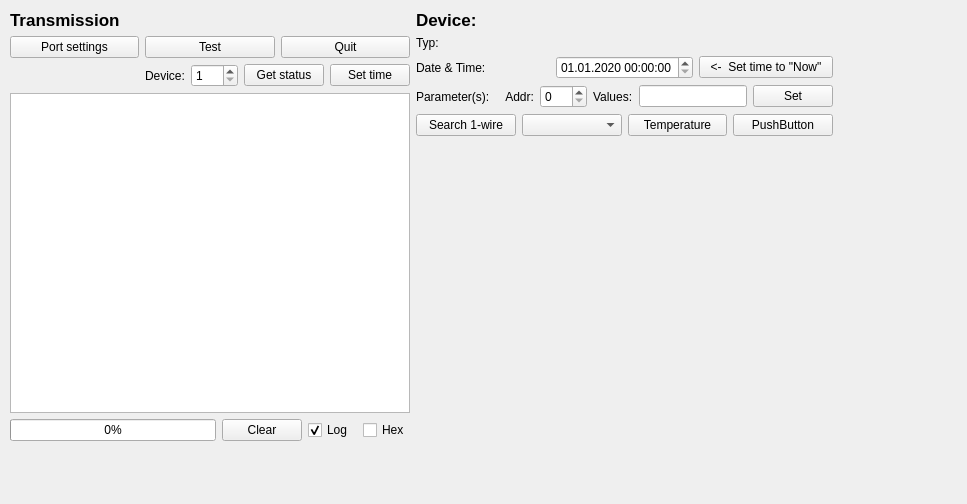
<?xml version="1.0" encoding="UTF-8"?>
<ui version="4.0">
 <class>cont_gui</class>
 <widget class="QWidget" name="cont_gui">
  <property name="geometry">
   <rect>
    <x>0</x>
    <y>0</y>
    <width>967</width>
    <height>504</height>
   </rect>
  </property>
  <property name="mouseTracking">
   <bool>true</bool>
  </property>
  <property name="windowTitle">
   <string>Form</string>
  </property>
  <widget class="QWidget" name="verticalLayoutWidget">
   <property name="geometry">
    <rect>
     <x>10</x>
     <y>10</y>
     <width>823</width>
     <height>431</height>
    </rect>
   </property>
   <layout class="QVBoxLayout" name="main_layout">
    <item>
     <layout class="QHBoxLayout" name="horizontalLayout">
      <item>
       <layout class="QVBoxLayout" name="verticalLayout_2">
        <item>
         <widget class="QLabel" name="label_5">
          <property name="font">
           <font>
            <pointsize>13</pointsize>
            <bold>true</bold>
           </font>
          </property>
          <property name="text">
           <string>Transmission</string>
          </property>
         </widget>
        </item>
        <item>
         <layout class="QHBoxLayout" name="horizontalLayout_5">
          <item>
           <widget class="QPushButton" name="port_settings_bt">
            <property name="text">
             <string>Port settings</string>
            </property>
           </widget>
          </item>
          <item>
           <widget class="QPushButton" name="test_bt">
            <property name="text">
             <string>Test</string>
            </property>
           </widget>
          </item>
          <item>
           <widget class="QPushButton" name="quit_bt">
            <property name="text">
             <string>Quit</string>
            </property>
           </widget>
          </item>
         </layout>
        </item>
        <item>
         <layout class="QHBoxLayout" name="horizontalLayout_3">
          <item>
           <spacer name="horizontalSpacer">
            <property name="orientation">
             <enum>Qt::Horizontal</enum>
            </property>
            <property name="sizeHint" stdset="0">
             <size>
              <width>40</width>
              <height>20</height>
             </size>
            </property>
           </spacer>
          </item>
          <item>
           <widget class="QLabel" name="label">
            <property name="text">
             <string>Device:</string>
            </property>
           </widget>
          </item>
          <item>
           <widget class="QSpinBox" name="dev_sel_sb">
            <property name="minimum">
             <number>1</number>
            </property>
            <property name="maximum">
             <number>255</number>
            </property>
           </widget>
          </item>
          <item>
           <widget class="QPushButton" name="dev_get_info_bt">
            <property name="text">
             <string>Get status</string>
            </property>
           </widget>
          </item>
          <item>
           <widget class="QPushButton" name="dev_set_time_bt">
            <property name="text">
             <string>Set time</string>
            </property>
           </widget>
          </item>
         </layout>
        </item>
        <item>
         <widget class="QTextEdit" name="log_text">
          <property name="font">
           <font>
            <family>Monospace</family>
            <pointsize>10</pointsize>
           </font>
          </property>
         </widget>
        </item>
        <item>
         <layout class="QHBoxLayout" name="horizontalLayout_7">
          <item>
           <widget class="QProgressBar" name="prog_bar">
            <property name="value">
             <number>0</number>
            </property>
           </widget>
          </item>
          <item>
           <widget class="QPushButton" name="pushButton_6">
            <property name="text">
             <string>Clear</string>
            </property>
           </widget>
          </item>
          <item>
           <widget class="QCheckBox" name="log_cb">
            <property name="text">
             <string>Log </string>
            </property>
            <property name="checked">
             <bool>true</bool>
            </property>
           </widget>
          </item>
          <item>
           <widget class="QCheckBox" name="loghex_cb">
            <property name="text">
             <string>Hex</string>
            </property>
           </widget>
          </item>
         </layout>
        </item>
       </layout>
      </item>
      <item>
       <layout class="QVBoxLayout" name="verticalLayout_3">
        <item>
         <layout class="QHBoxLayout" name="horizontalLayout_2">
          <item>
           <layout class="QVBoxLayout" name="verticalLayout_4">
            <item>
             <widget class="QLabel" name="label_4">
              <property name="font">
               <font>
                <pointsize>13</pointsize>
                <bold>true</bold>
               </font>
              </property>
              <property name="text">
               <string>Device:</string>
              </property>
             </widget>
            </item>
            <item>
             <layout class="QHBoxLayout" name="horizontalLayout_9">
              <item>
               <widget class="QLabel" name="label_3">
                <property name="text">
                 <string>Typ:</string>
                </property>
               </widget>
              </item>
              <item>
               <widget class="QLabel" name="dev_type_l">
                <property name="text">
                 <string/>
                </property>
               </widget>
              </item>
             </layout>
            </item>
            <item>
             <layout class="QHBoxLayout" name="horizontalLayout_4">
              <item>
               <widget class="QLabel" name="label_2">
                <property name="text">
                 <string>Date &amp; Time:</string>
                </property>
               </widget>
              </item>
              <item>
               <widget class="QDateTimeEdit" name="dev_dt">
                <property name="date">
                 <date>
                  <year>2020</year>
                  <month>1</month>
                  <day>1</day>
                 </date>
                </property>
                <property name="maximumDateTime">
                 <datetime>
                  <hour>23</hour>
                  <minute>59</minute>
                  <second>59</second>
                  <year>2083</year>
                  <month>12</month>
                  <day>31</day>
                 </datetime>
                </property>
                <property name="minimumDateTime">
                 <datetime>
                  <hour>0</hour>
                  <minute>0</minute>
                  <second>0</second>
                  <year>2020</year>
                  <month>1</month>
                  <day>1</day>
                 </datetime>
                </property>
                <property name="currentSection">
                 <enum>QDateTimeEdit::DaySection</enum>
                </property>
                <property name="displayFormat">
                 <string>dd.MM.yyyy HH:mm:ss</string>
                </property>
               </widget>
              </item>
              <item>
               <widget class="QPushButton" name="dev_time_now_bt">
                <property name="text">
                 <string>&lt;-  Set time to &quot;Now&quot;</string>
                </property>
               </widget>
              </item>
             </layout>
            </item>
            <item>
             <layout class="QHBoxLayout" name="horizontalLayout_8">
              <item>
               <widget class="QLabel" name="label_6">
                <property name="text">
                 <string>Parameter(s):     Addr:</string>
                </property>
               </widget>
              </item>
              <item>
               <widget class="QSpinBox" name="dev_par_addr_sb">
                <property name="maximum">
                 <number>255</number>
                </property>
               </widget>
              </item>
              <item>
               <widget class="QLabel" name="label_7">
                <property name="text">
                 <string>Values:</string>
                </property>
               </widget>
              </item>
              <item>
               <widget class="QLineEdit" name="dev_par_vals_le">
                <property name="sizePolicy">
                 <sizepolicy hsizetype="Expanding" vsizetype="Fixed">
                  <horstretch>0</horstretch>
                  <verstretch>0</verstretch>
                 </sizepolicy>
                </property>
                <property name="inputMethodHints">
                 <set>Qt::ImhDialableCharactersOnly|Qt::ImhDigitsOnly</set>
                </property>
               </widget>
              </item>
              <item>
               <widget class="QPushButton" name="dev_par_set_bt">
                <property name="sizePolicy">
                 <sizepolicy hsizetype="Minimum" vsizetype="Fixed">
                  <horstretch>0</horstretch>
                  <verstretch>0</verstretch>
                 </sizepolicy>
                </property>
                <property name="text">
                 <string>Set</string>
                </property>
                <property name="autoDefault">
                 <bool>false</bool>
                </property>
               </widget>
              </item>
             </layout>
            </item>
            <item>
             <layout class="QHBoxLayout" name="horizontalLayout_6">
              <item>
               <widget class="QPushButton" name="dev_ow_search_bt">
                <property name="text">
                 <string>Search 1-wire</string>
                </property>
               </widget>
              </item>
              <item>
               <widget class="QComboBox" name="dev_ow_addrs_cb"/>
              </item>
              <item>
               <widget class="QPushButton" name="dev_ow_temperature_bt">
                <property name="text">
                 <string>Temperature</string>
                </property>
               </widget>
              </item>
              <item>
               <widget class="QPushButton" name="pushButton_2">
                <property name="text">
                 <string>PushButton</string>
                </property>
               </widget>
              </item>
             </layout>
            </item>
            <item>
             <spacer name="verticalSpacer">
              <property name="orientation">
               <enum>Qt::Vertical</enum>
              </property>
              <property name="sizeHint" stdset="0">
               <size>
                <width>20</width>
                <height>40</height>
               </size>
              </property>
             </spacer>
            </item>
            <item>
             <spacer name="horizontalSpacer_2">
              <property name="orientation">
               <enum>Qt::Horizontal</enum>
              </property>
              <property name="sizeHint" stdset="0">
               <size>
                <width>40</width>
                <height>20</height>
               </size>
              </property>
             </spacer>
            </item>
           </layout>
          </item>
         </layout>
        </item>
       </layout>
      </item>
     </layout>
    </item>
   </layout>
  </widget>
 </widget>
 <tabstops>
  <tabstop>port_settings_bt</tabstop>
  <tabstop>test_bt</tabstop>
  <tabstop>log_text</tabstop>
  <tabstop>pushButton_6</tabstop>
  <tabstop>log_cb</tabstop>
  <tabstop>loghex_cb</tabstop>
 </tabstops>
 <resources/>
 <connections>
  <connection>
   <sender>pushButton_6</sender>
   <signal>clicked()</signal>
   <receiver>log_text</receiver>
   <slot>clear()</slot>
   <hints>
    <hint type="sourcelabel">
     <x>269</x>
     <y>436</y>
    </hint>
    <hint type="destinationlabel">
     <x>386</x>
     <y>405</y>
    </hint>
   </hints>
  </connection>
  <connection>
   <sender>quit_bt</sender>
   <signal>clicked()</signal>
   <receiver>cont_gui</receiver>
   <slot>close()</slot>
   <hints>
    <hint type="sourcelabel">
     <x>385</x>
     <y>63</y>
    </hint>
    <hint type="destinationlabel">
     <x>891</x>
     <y>466</y>
    </hint>
   </hints>
  </connection>
 </connections>
</ui>
